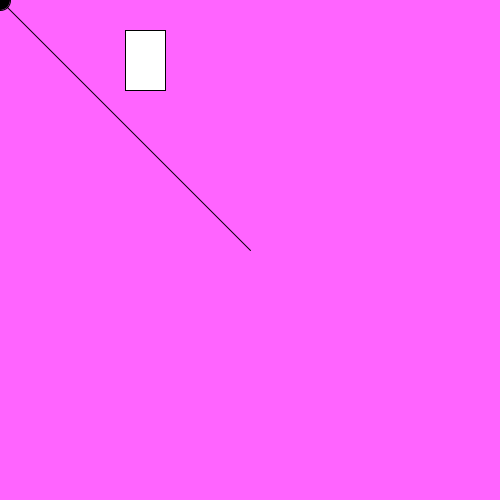
Frame 1 (no input)
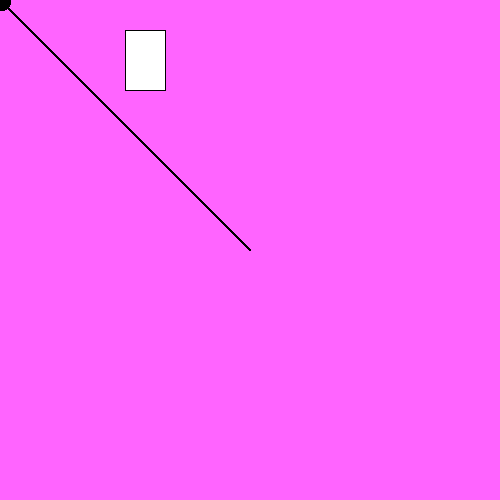
Frame 60 (the mouse pressed at the canvas centre just before this capture)
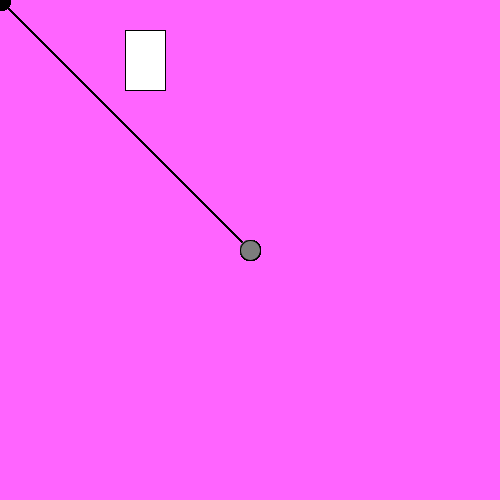
Frame 120 (the mouse held since frame 60 and released just before this capture)

The Processing sketch that drew these frames (run headless with seeded random() and noise(); from frame 60 on, the mouse is pressed at the canvas centre):

// Processing sketch: sketch_200731a_week2
// ── sketch_200731a_week2.pde
//sketch made 31/7/2020 by shidi Xue

void setup(){
size (500, 500);
background (255, 100, 255);// background colour
}

void draw (){
stroke (0);// outline
line (mouseX, mouseY, 250, 250);
stroke (0, 0, 0);
fill(mouseX/2, mouseY/2, (mouseX+mouseY)/4);
ellipse (mouseX, mouseY, 20,20);
fill(255);
rect (125, 30, 40, 60);
}

void keyPressed(){
background (mouseY/2, (mouseY+mouseX)/4, 255-mouseX/2);
}
